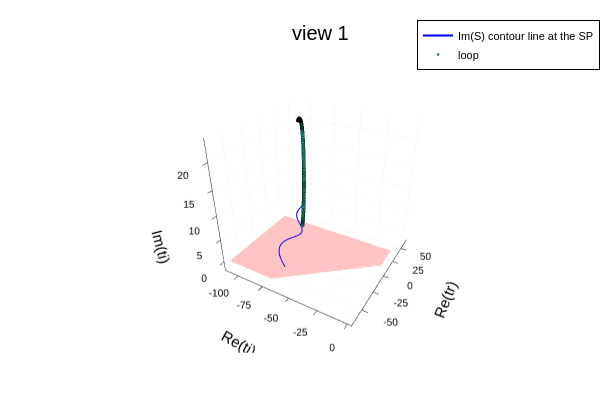
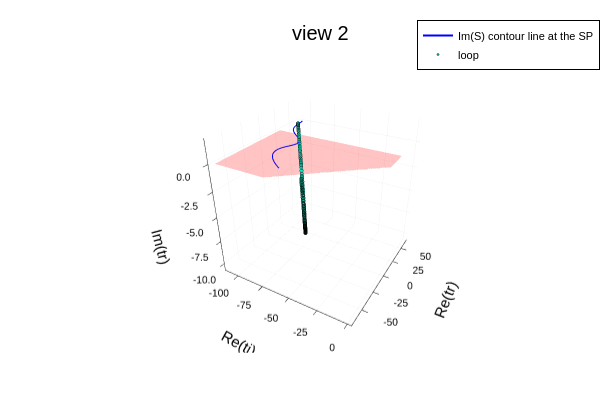

Notebook code cell kept with these figures, in order:
### Markdown cell above
the following necklace is wrong!

### Code cell
let 
    beam = BeamBEOTC(Intensity1=Intensity1, Intensity2=0.01*Intensity1,
        lambda = λ, r=1, s=2, epsilon = ε, phi = 2.0)
    q = 23.
    
    ti_domain = ComplexDomain(-1.,0,0.05,0.35)*TCycle(beam);
    tr_domain = ComplexDomain(-0.6,0.25,-0.35,0.35)*TCycle(beam);
    
    saddles = find_saddles_sobol(q, b=beam, Ip = Ip, ti_cd = ti_domain, tr_cd = tr_domain, N = 150)
    i = 1
    testsaddle = saddles[i]
    @show testsaddle
    
    necklace = get_necklace(beam, Ip, q, testsaddle.ti, testsaddle.tr)
    check_contribution(necklace, beam, Ip, q, testsaddle.ti, testsaddle.tr, ti_domain, tr_domain) 
    
    contourline = contourline_through_saddle(beam, Ip, q, testsaddle.ti, testsaddle.tr, ti_domain,tr_domain)
    plot_necklace_3D(necklace, q, ti_domain, tr_domain, contourline)
    
end

### Figure 1 — Plotly figure (JSON) as saved in the notebook; plotly's stock layout.template omitted (floating-point values rounded to 4 significant figures; data arrays with more than 128 entries replaced by an {"elided": "..."} marker saying what was removed)
{"data": [{"colorbar": {"len": 0.8657, "title": "", "x": 0.9934, "y": 0.5087}, "colorscale": [[0, "rgba(255, 0, 0, 0.500)"], [1, "rgba(255, 0, 0, 0.500)"]], "name": "integration plane", "opacity": 0.5, "scene": "scene", "showlegend": false, "showscale": false, "type": "surface", "x": [-110.3, -109.2, -108.1, -107.0, -105.9, -104.8, -103.7, -102.5, -101.4, -100.3, -99.2, -98.09, -96.97, -95.86, -94.74, -93.63, -92.51, -91.4, -90.29, -89.17, -88.06, -86.94, -85.83, -84.71, -83.6, -82.48, -81.37, -80.25, -79.14, -78.02, -76.91, -75.79, -74.68, -73.57, -72.45, -71.34, -70.22, -69.11, -67.99, -66.88, -65.76, -64.65, -63.53, -62.42, -61.3, -60.19, -59.08, -57.96, -56.85, -55.73, -54.62, -53.5, -52.39, -51.27, -50.16, -49.04, -47.93, -46.81, -45.7, -44.59, -43.47, -42.36, -41.24, -40.13, -39.01, -37.9, -36.78, -35.67, -34.55, -33.44, -32.32, -31.21, -30.1, -28.98, -27.87, -26.75, -25.64, -24.52, -23.41, -22.29, -21.18, -20.06, -18.95, -17.83, -16.72, -15.6, -14.49, -13.38, -12.26, -11.15, -10.03, -8.917, -7.802, -6.688, -5.573, -4.459, -3.344, -2.229, -1.115, 0], "xaxis": "x", "y": [-66.21, -65.26, -64.31, -63.37, -62.42, -61.47, -60.52, -59.58, -58.63, -57.68, -56.73, -55.79, -54.84, -53.89, -52.94, -52.0, -51.05, -50.1, -49.16, -48.21, -47.26, -46.31, -45.37, -44.42, -43.47, -42.52, -41.58, -40.63, -39.68, -38.73, -37.79, -36.84, -35.89, -34.94, -34.0, -33.05, -32.1, -31.15, -30.21, -29.26, -28.31, -27.36, -26.42, -25.47, -24.52, -23.57, -22.63, -21.68, -20.73, -19.78, -18.84, -17.89, -16.94, -15.99, -15.05, -14.1, -13.15, -12.21, -11.26, -10.31, -9.363, -8.415, -7.468, -6.521, -5.573, -4.626, -3.678, -2.731, -1.783, -0.836, 0.1115, 1.059, 2.006, 2.954, 3.901, 4.849, 5.796, 6.744, 7.691, 8.638, 9.586, 10.53, 11.48, 12.43, 13.38, 14.32, 15.27, 16.22, 17.17, 18.11, 19.06, 20.01, 20.96, 21.9, 22.85, 23.8, 24.74, 25.69, 26.64, 27.59], "yaxis": "y", "z": {"elided": "100x100 int values"}, "zaxis": "z", "zmax": 0, "zmin": 0}, {"colorbar": {"len": 0.8657, "title": "", "x": 0.9934, "y": 0.5087}, "legendgroup": "Im(S) contour line at the SP", "line": {"color": "rgba(0, 0, 255, 1.000)", "dash": "solid", "shape": "linear", "width": 2}, "mode": "lines", "name": "Im(S) contour line at the SP", "scene": "scene", "showlegend": true, "type": "scatter3d", "x": {"elided": "149 float values"}, "xaxis": "x", "y": {"elided": "149 float values"}, "yaxis": "y", "z": {"elided": "149 int values"}, "zaxis": "z", "zmax": 0, "zmin": 0}, {"colorbar": {"len": 0.8657, "title": "", "x": 0.9934, "y": 0.5087}, "legendgroup": "loop", "marker": {"color": "rgba(24, 223, 190, 1.000)", "line": {"color": "rgba(0, 0, 0, 0.500)", "width": 1}, "size": 2, "symbol": "octagon"}, "mode": "markers", "name": "loop", "scene": "scene", "showlegend": true, "type": "scatter3d", "x": {"elided": "207 float values"}, "xaxis": "x", "y": {"elided": "207 float values"}, "yaxis": "y", "z": {"elided": "207 float values"}, "zaxis": "z", "zmax": 0, "zmin": 0}], "layout": {"annotations": [{"font": {"color": "rgba(0, 0, 0, 1.000)", "family": "sans-serif", "size": 20}, "rotation": 0, "showarrow": false, "text": "view 1", "x": 0.535, "xanchor": "center", "xref": "paper", "y": 1, "yanchor": "top", "yref": "paper"}], "height": 400, "legend": {"bgcolor": "rgba(255, 255, 255, 1.000)", "bordercolor": "rgba(0, 0, 0, 1.000)", "borderwidth": 1, "font": {"color": "rgba(0, 0, 0, 1.000)", "family": "sans-serif", "size": 11}, "title": {"font": {"color": "rgba(0, 0, 0, 1.000)", "family": "sans-serif", "size": 15}, "text": ""}, "tracegroupgap": 0, "traceorder": "normal", "x": 1, "xanchor": "auto", "y": 1, "yanchor": "auto"}, "margin": {"b": 20, "l": 0, "r": 0, "t": 20}, "paper_bgcolor": "rgba(255, 255, 255, 1.000)", "plot_bgcolor": "rgba(255, 255, 255, 1.000)", "scene": {"camera": {"eye": {"x": 1.126, "y": -1.95, "z": 1.3}, "projection": "orthographic"}, "domain": {"x": [0.07647, 0.9934], "y": [0.07581, 0.9415]}, "xaxis": {"gridcolor": "rgba(0, 0, 0, 0.100)", "gridwidth": 0.5, "linecolor": "rgba(0, 0, 0, 1.000)", "mirror": false, "range": [-113.7, 3.31], "showgrid": true, "showline": true, "showticklabels": true, "tickangle": 0, "tickcolor": "rgb(0, 0, 0)", "tickfont": {"color": "rgba(0, 0, 0, 1.000)", "family": "sans-serif", "size": 11}, "tickmode": "array", "ticks": "inside", "ticktext": ["-100", "-75", "-50", "-25", "0"], "tickvals": [-100, -75, -50, -25, 0], "title": "Re(ti)", "titlefont": {"color": "rgba(0, 0, 0, 1.000)", "family": "sans-serif", "size": 15}, "type": "-", "visible": true, "zeroline": false, "zerolinecolor": "rgba(0, 0, 0, 1.000)"}, "yaxis": {"gridcolor": "rgba(0, 0, 0, 0.100)", "gridwidth": 0.5, "linecolor": "rgba(0, 0, 0, 1.000)", "mirror": false, "range": [-70.12, 67.9], "showgrid": true, "showline": true, "showticklabels": true, "tickangle": 0, "tickcolor": "rgb(0, 0, 0)", "tickfont": {"color": "rgba(0, 0, 0, 1.000)", "family": "sans-serif", "size": 11}, "tickmode": "array", "ticks": "inside", "ticktext": ["-50", "-25", "0", "25", "50"], "tickvals": [-50, -25, 0, 25, 50], "title": "Re(tr)", "titlefont": {"color": "rgba(0, 0, 0, 1.000)", "family": "sans-serif", "size": 15}, "type": "-", "visible": true, "zeroline": false, "zerolinecolor": "rgba(0, 0, 0, 1.000)"}, "zaxis": {"gridcolor": "rgba(0, 0, 0, 0.100)", "gridwidth": 0.5, "linecolor": "rgba(0, 0, 0, 1.000)", "mirror": false, "range": [-2, 24.09], "showgrid": true, "showline": true, "showticklabels": true, "tickangle": 0, "tickcolor": "rgb(0, 0, 0)", "tickfont": {"color": "rgba(0, 0, 0, 1.000)", "family": "sans-serif", "size": 11}, "tickmode": "array", "ticks": "inside", "ticktext": ["0", "5", "10", "15", "20"], "tickvals": [0, 5, 10, 15, 20], "title": "Im(ti)", "titlefont": {"color": "rgba(0, 0, 0, 1.000)", "family": "sans-serif", "size": 15}, "type": "-", "visible": true, "zeroline": false, "zerolinecolor": "rgba(0, 0, 0, 1.000)"}}, "showlegend": true, "width": 600}}

### Figure 2 — Plotly figure (JSON) as saved in the notebook; plotly's stock layout.template omitted (floating-point values rounded to 4 significant figures; data arrays with more than 128 entries replaced by an {"elided": "..."} marker saying what was removed)
{"data": [{"colorbar": {"len": 0.8657, "title": "", "x": 0.9934, "y": 0.5087}, "colorscale": [[0, "rgba(255, 0, 0, 0.500)"], [1, "rgba(255, 0, 0, 0.500)"]], "name": "integration plane", "opacity": 0.5, "scene": "scene", "showlegend": false, "showscale": false, "type": "surface", "x": [-110.3, -109.2, -108.1, -107.0, -105.9, -104.8, -103.7, -102.5, -101.4, -100.3, -99.2, -98.09, -96.97, -95.86, -94.74, -93.63, -92.51, -91.4, -90.29, -89.17, -88.06, -86.94, -85.83, -84.71, -83.6, -82.48, -81.37, -80.25, -79.14, -78.02, -76.91, -75.79, -74.68, -73.57, -72.45, -71.34, -70.22, -69.11, -67.99, -66.88, -65.76, -64.65, -63.53, -62.42, -61.3, -60.19, -59.08, -57.96, -56.85, -55.73, -54.62, -53.5, -52.39, -51.27, -50.16, -49.04, -47.93, -46.81, -45.7, -44.59, -43.47, -42.36, -41.24, -40.13, -39.01, -37.9, -36.78, -35.67, -34.55, -33.44, -32.32, -31.21, -30.1, -28.98, -27.87, -26.75, -25.64, -24.52, -23.41, -22.29, -21.18, -20.06, -18.95, -17.83, -16.72, -15.6, -14.49, -13.38, -12.26, -11.15, -10.03, -8.917, -7.802, -6.688, -5.573, -4.459, -3.344, -2.229, -1.115, 0], "xaxis": "x", "y": [-66.21, -65.26, -64.31, -63.37, -62.42, -61.47, -60.52, -59.58, -58.63, -57.68, -56.73, -55.79, -54.84, -53.89, -52.94, -52.0, -51.05, -50.1, -49.16, -48.21, -47.26, -46.31, -45.37, -44.42, -43.47, -42.52, -41.58, -40.63, -39.68, -38.73, -37.79, -36.84, -35.89, -34.94, -34.0, -33.05, -32.1, -31.15, -30.21, -29.26, -28.31, -27.36, -26.42, -25.47, -24.52, -23.57, -22.63, -21.68, -20.73, -19.78, -18.84, -17.89, -16.94, -15.99, -15.05, -14.1, -13.15, -12.21, -11.26, -10.31, -9.363, -8.415, -7.468, -6.521, -5.573, -4.626, -3.678, -2.731, -1.783, -0.836, 0.1115, 1.059, 2.006, 2.954, 3.901, 4.849, 5.796, 6.744, 7.691, 8.638, 9.586, 10.53, 11.48, 12.43, 13.38, 14.32, 15.27, 16.22, 17.17, 18.11, 19.06, 20.01, 20.96, 21.9, 22.85, 23.8, 24.74, 25.69, 26.64, 27.59], "yaxis": "y", "z": {"elided": "100x100 int values"}, "zaxis": "z", "zmax": 0, "zmin": 0}, {"colorbar": {"len": 0.8657, "title": "", "x": 0.9934, "y": 0.5087}, "legendgroup": "Im(S) contour line at the SP", "line": {"color": "rgba(0, 0, 255, 1.000)", "dash": "solid", "shape": "linear", "width": 2}, "mode": "lines", "name": "Im(S) contour line at the SP", "scene": "scene", "showlegend": true, "type": "scatter3d", "x": {"elided": "149 float values"}, "xaxis": "x", "y": {"elided": "149 float values"}, "yaxis": "y", "z": {"elided": "149 int values"}, "zaxis": "z", "zmax": 0, "zmin": 0}, {"colorbar": {"len": 0.8657, "title": "", "x": 0.9934, "y": 0.5087}, "legendgroup": "loop", "marker": {"color": "rgba(24, 223, 190, 1.000)", "line": {"color": "rgba(0, 0, 0, 0.500)", "width": 1}, "size": 2, "symbol": "octagon"}, "mode": "markers", "name": "loop", "scene": "scene", "showlegend": true, "type": "scatter3d", "x": {"elided": "207 float values"}, "xaxis": "x", "y": {"elided": "207 float values"}, "yaxis": "y", "z": {"elided": "207 float values"}, "zaxis": "z", "zmax": 0, "zmin": 0}], "layout": {"annotations": [{"font": {"color": "rgba(0, 0, 0, 1.000)", "family": "sans-serif", "size": 20}, "rotation": 0, "showarrow": false, "text": "view 2", "x": 0.535, "xanchor": "center", "xref": "paper", "y": 1, "yanchor": "top", "yref": "paper"}], "height": 400, "legend": {"bgcolor": "rgba(255, 255, 255, 1.000)", "bordercolor": "rgba(0, 0, 0, 1.000)", "borderwidth": 1, "font": {"color": "rgba(0, 0, 0, 1.000)", "family": "sans-serif", "size": 11}, "title": {"font": {"color": "rgba(0, 0, 0, 1.000)", "family": "sans-serif", "size": 15}, "text": ""}, "tracegroupgap": 0, "traceorder": "normal", "x": 1, "xanchor": "auto", "y": 1, "yanchor": "auto"}, "margin": {"b": 20, "l": 0, "r": 0, "t": 20}, "paper_bgcolor": "rgba(255, 255, 255, 1.000)", "plot_bgcolor": "rgba(255, 255, 255, 1.000)", "scene": {"camera": {"eye": {"x": 1.126, "y": -1.95, "z": 1.3}, "projection": "orthographic"}, "domain": {"x": [0.07647, 0.9934], "y": [0.07581, 0.9415]}, "xaxis": {"gridcolor": "rgba(0, 0, 0, 0.100)", "gridwidth": 0.5, "linecolor": "rgba(0, 0, 0, 1.000)", "mirror": false, "range": [-113.7, 3.31], "showgrid": true, "showline": true, "showticklabels": true, "tickangle": 0, "tickcolor": "rgb(0, 0, 0)", "tickfont": {"color": "rgba(0, 0, 0, 1.000)", "family": "sans-serif", "size": 11}, "tickmode": "array", "ticks": "inside", "ticktext": ["-100", "-75", "-50", "-25", "0"], "tickvals": [-100, -75, -50, -25, 0], "title": "Re(ti)", "titlefont": {"color": "rgba(0, 0, 0, 1.000)", "family": "sans-serif", "size": 15}, "type": "-", "visible": true, "zeroline": false, "zerolinecolor": "rgba(0, 0, 0, 1.000)"}, "yaxis": {"gridcolor": "rgba(0, 0, 0, 0.100)", "gridwidth": 0.5, "linecolor": "rgba(0, 0, 0, 1.000)", "mirror": false, "range": [-70.12, 67.9], "showgrid": true, "showline": true, "showticklabels": true, "tickangle": 0, "tickcolor": "rgb(0, 0, 0)", "tickfont": {"color": "rgba(0, 0, 0, 1.000)", "family": "sans-serif", "size": 11}, "tickmode": "array", "ticks": "inside", "ticktext": ["-50", "-25", "0", "25", "50"], "tickvals": [-50, -25, 0, 25, 50], "title": "Re(tr)", "titlefont": {"color": "rgba(0, 0, 0, 1.000)", "family": "sans-serif", "size": 15}, "type": "-", "visible": true, "zeroline": false, "zerolinecolor": "rgba(0, 0, 0, 1.000)"}, "zaxis": {"gridcolor": "rgba(0, 0, 0, 0.100)", "gridwidth": 0.5, "linecolor": "rgba(0, 0, 0, 1.000)", "mirror": false, "range": [-10.81, 2.183], "showgrid": true, "showline": true, "showticklabels": true, "tickangle": 0, "tickcolor": "rgb(0, 0, 0)", "tickfont": {"color": "rgba(0, 0, 0, 1.000)", "family": "sans-serif", "size": 11}, "tickmode": "array", "ticks": "inside", "ticktext": ["-10.0", "-7.5", "-5.0", "-2.5", "0.0"], "tickvals": [-10, -7.5, -5, -2.5, 0], "title": "Im(tr)", "titlefont": {"color": "rgba(0, 0, 0, 1.000)", "family": "sans-serif", "size": 15}, "type": "-", "visible": true, "zeroline": false, "zerolinecolor": "rgba(0, 0, 0, 1.000)"}}, "showlegend": true, "width": 600}}
